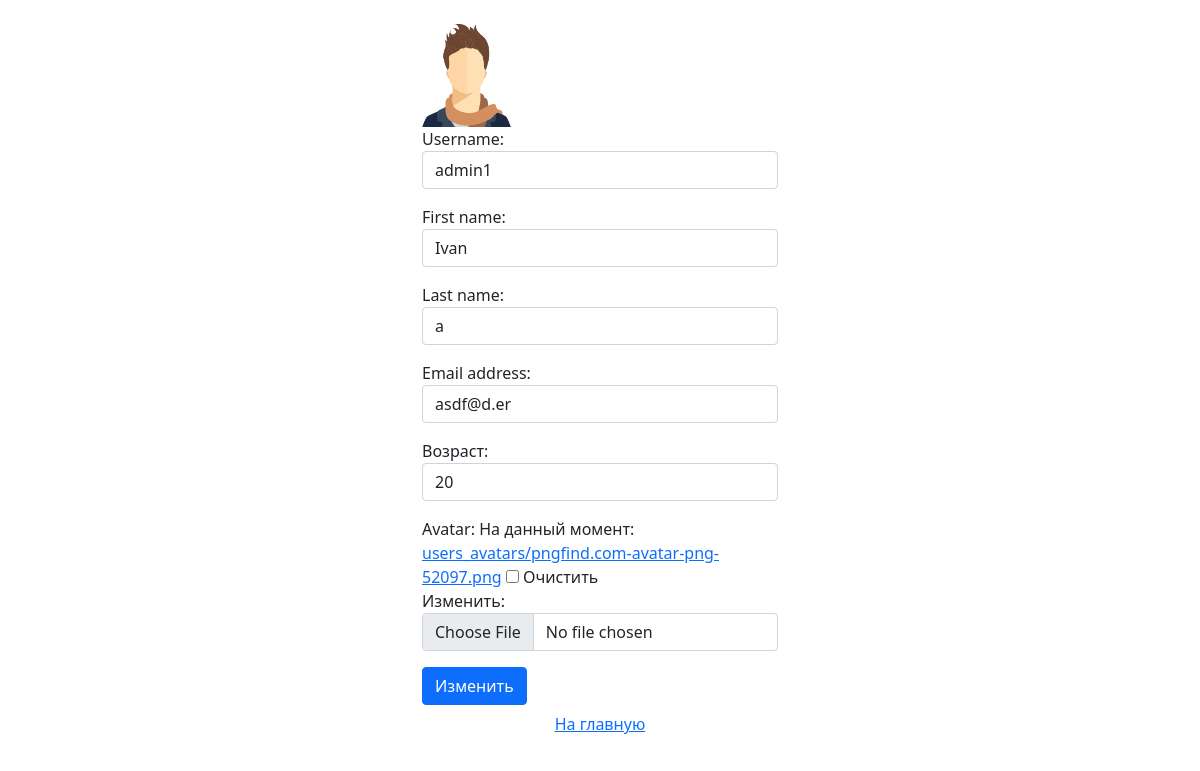
Before: /auth/edit/ (signed in) with the older database file.
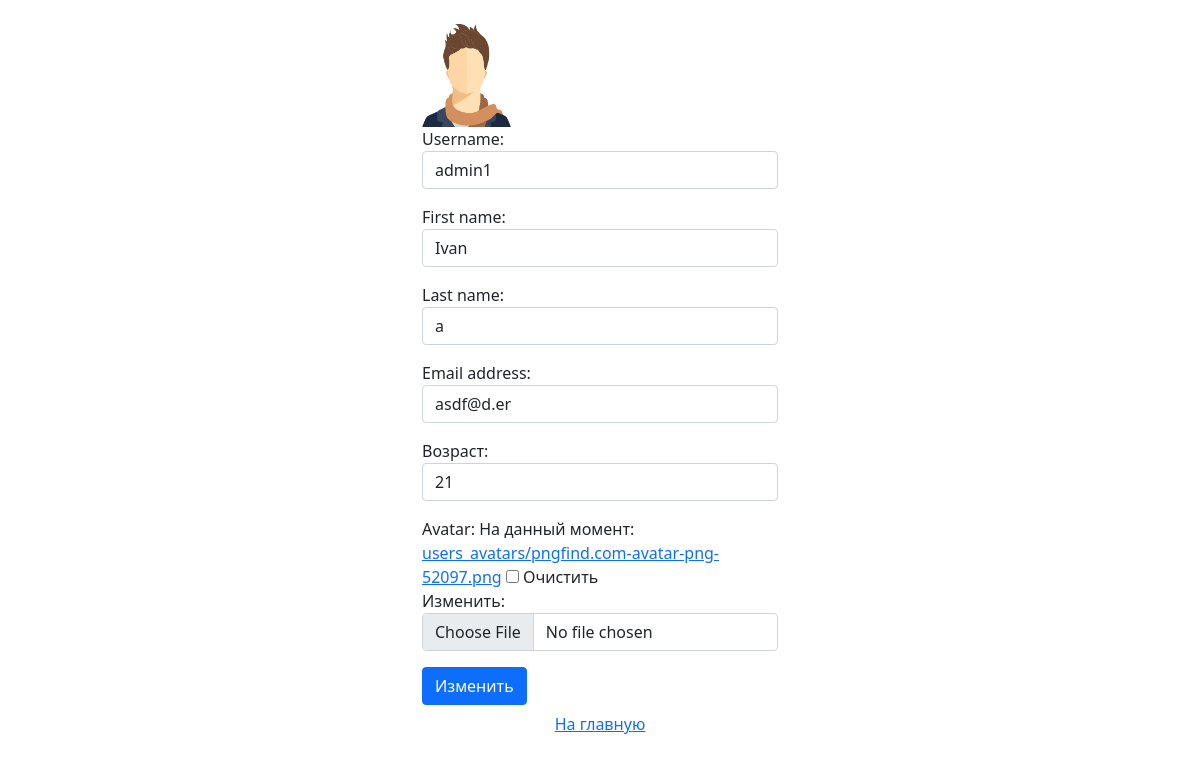
After: the same page with the newer database file.
### authapp/models.py (models this page shows)
class ShopUser(AbstractUser):
    avatar = models.ImageField(upload_to='users_avatars', blank=True)
    age = models.PositiveIntegerField(verbose_name='возраст')

### authapp/views.py (the view)
# urls.py: path('edit/', authapp.edit, name='edit'),
def edit(request):
    title = 'редактирование'
    if request.method == 'POST':
        edit_form = ShopUserEditForm(request.POST, request.FILES, instance=request.user)
        if edit_form.is_valid():
            edit_form.save()
            return HttpResponseRedirect(reverse('auth:edit'))
    else:
        edit_form = ShopUserEditForm(instance=request.user)
    context = {'title': title, 'edit_form': edit_form}
    return render(request, 'authapp/edit.html', context)

### authapp/forms.py (shortened to what this page needs)
class ShopUserEditForm(UserChangeForm):
    class Meta:
        model = ShopUser
        fields = ('username', 'first_name', 'last_name', 'email', 'age', 'avatar', 'password')
    def __init__(self, *args, **kwargs):
        super(ShopUserEditForm, self).__init__(*args, **kwargs)
        for field_name, field in self.fields.items():
            field.widget.attrs['class'] = 'form-control'
            field.help_text = ''
            if field_name == 'password':
                field.widget = forms.HiddenInput()

### authapp/templates/authapp/edit.html (shortened to what this page needs)
{% extends 'authapp/base.html' %}
{% load static %}
{% block content %}
    <img src="/media/{{ user.avatar|default:'user-place-holder.png' }}" class="w-25">
    <form class="form-horizontal" action="{% url 'auth:edit' %}" method="post" enctype=multipart/form-data>
        {{ edit_form.as_p }}
      <button type="submit" class="btn btn-primary">Изменить</button>
    </form>
    <button class="btn btn-round form-control">
        <a href="{% url 'main' %}" class="">
            На главную
        </a>
    </button>
{% endblock %}

Changed rows visible on the page:
changed ShopUser "admin1": age "20" → "21"
